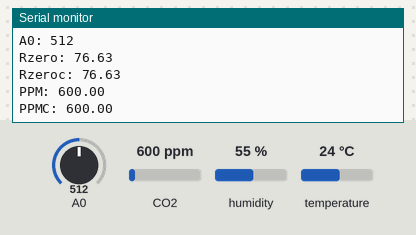
A sketch run on a simulated Arduino Uno, built with avr-gcc and run on an emulated ATmega328P. Shown: the last lines printed to the serial monitor. Inputs (shaded band) come from the test bench; at power-on: CO2 600 ppm, humidity 55 %, A0 = 512, temperature 24 °C.

Above: at 5.8 s.
5.9 s: CO2 set to 452 ppm
At 10.7 s:
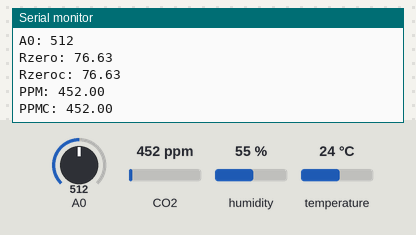
10.9 s: humidity set to 22 %
15.9 s: A0 set to 716
20.9 s: temperature set to 12 °C
25.9 s: CO2 set to 1050 ppm
At 30.7 s:
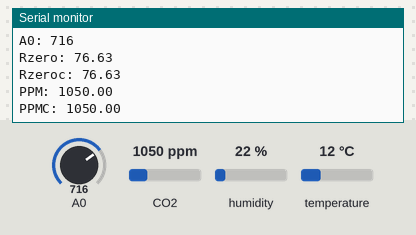
30.9 s: A0 set to 992
Timing chart, 0 to 33.9 s (numbered marks = the images above; inputs shaded):
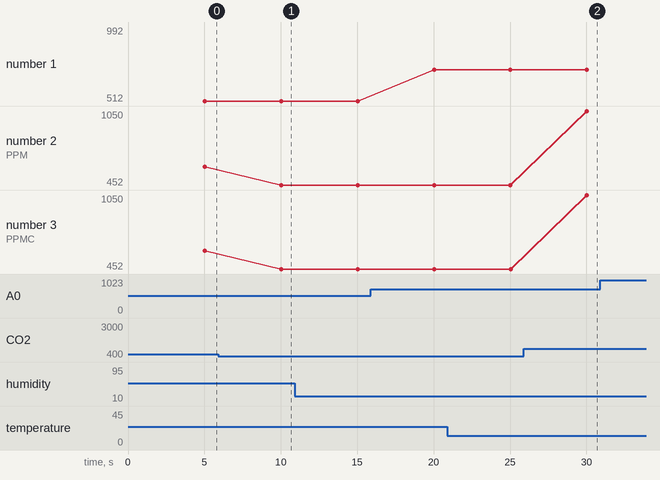

Measured:
- after the input at 5.9 s, the serial monitor: prints a new line after 4.1 s (image 1)
- after the input at 25.9 s, the serial monitor: prints a new line after 4.1 s (image 2)
- plotted number 1: 512 → 716 after the input at 15.9 s, 716 → 992 after the input at 30.9 s
- plotted number 2: 600 → 452 after the input at 5.9 s, 452 → 1050 after the input at 25.9 s
- plotted number 3: 600 → 452 after the input at 5.9 s, 452 → 1050 after the input at 25.9 s

The sketch:

test_colibrate.ino
```cpp
#include <DHT.h>
#include <DHT_U.h>
#include <MQ135.h>
#define DHTTYPE DHT11 // Тип датчика
#define DHTPIN 5 //К какому пину подключен датчик DHT
DHT dht (DHTPIN, DHTTYPE);

MQ135 gasSensor = MQ135 (A0); //Датчик газа подключен к аналоговому пину


#include <TimeLib.h>
#include <SimpleTimer.h>
SimpleTimer timer;

void setup() {
  Serial.begin(115200);
  dht.begin();
  timer.setInterval(5000L,sendTemps);

}

void sendTemps (){

float h = dht.readHumidity();
float t = dht.readTemperature();

 if (isnan(h) || isnan(t)){
     return;
     }

float rzero = gasSensor.getRZero();
float ppm = gasSensor.getPPM();
float rzeroc = gasSensor.getCorrectedRZero(t, h);
float ppmc = gasSensor.getCorrectedPPM(t, h);


Serial.print("Humidity: ");
  Serial.println(h);
  Serial.print("Temperature: ");
  Serial.println(t);
  Serial.print("A0: ");
  Serial.println(analogRead (A0));
  Serial.print("Rzero: ");
  Serial.println(rzero);
  Serial.print("Rzeroc: ");
  Serial.println(rzeroc);
  Serial.print("PPM: ");
  Serial.println(ppm);
  Serial.print("PPMC: ");
  Serial.println(ppmc);
  Serial.println();

}
void loop() {
  timer.run();

}
```
